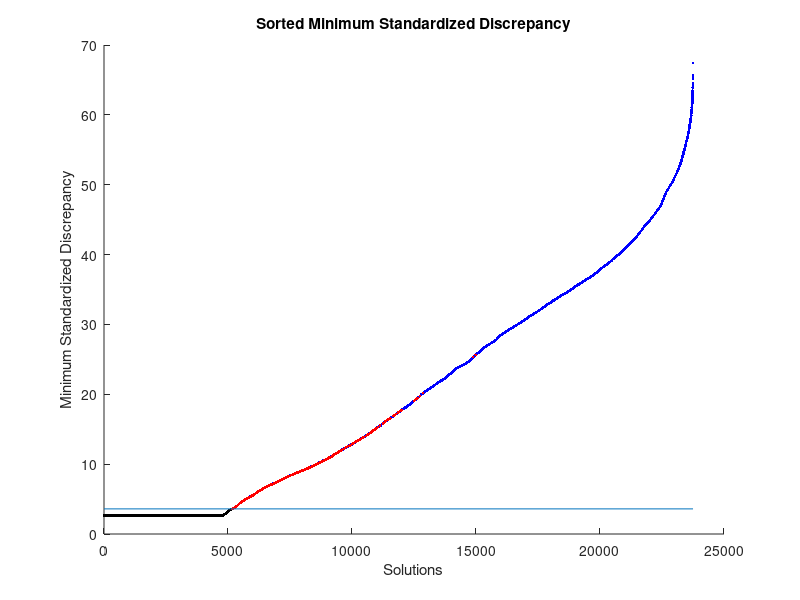

Reproduce this figure in MATLAB. (Note: this script raises an error after producing the figure.)
load('tandem_M=1_iid_convex_budget_25.mat')

[sort_D_x0s, rerank] = sort(D_x0s);

group = zeros(size(D_x0s));
group(zs(rerank) == -Inf) = 1;
group(zs(rerank) == 0) = 2;
group(zs(rerank) == Inf) = 3;
groupColors = [0 0 1; 0 0 0; 1 0 0]; 
gscatter(1:size(D_x0s,1), sort_D_x0s, group, groupColors,'.')

xlabel('Solutions')
ylabel('Minimum Standardized Discrepancy')
title('Sorted Minimum Standardized Discrepancy')
line([0, card_feas_region], [D_cutoff_dinf, D_cutoff_dinf])
legend off
%intersect(feas_region(S_indicators_dinf==1,:), feas_region(S_poly_indicators_dinf==1,:),'rows')

%% Reproduce PO bug

bug_soln_index = find(zs == Inf, 1);
x0 = feas_region(bug_soln_index,:);

addpath('..\..\src')
[A, C, b] = setup_convex(x0, exp_set, prop_params);

p = size(A,1); % Number of constraints
k = size(A,2); % Number of solutions in experimental set
q = size(C,2); % Number of unprojected components

bprime = b + D_cutoff_dinf * abs(A)*sqrt(sample_var./n_vec);

f_LP = bprime - A*sample_mean;
A_LP = -speye(p);
b_LP = zeros(p,1);
Aeq_LP = C';
beq_LP = zeros(q,1);

[~, z, exit_flag] = linprog(f_LP, A_LP, b_LP, Aeq_LP, beq_LP, [], [], []);
